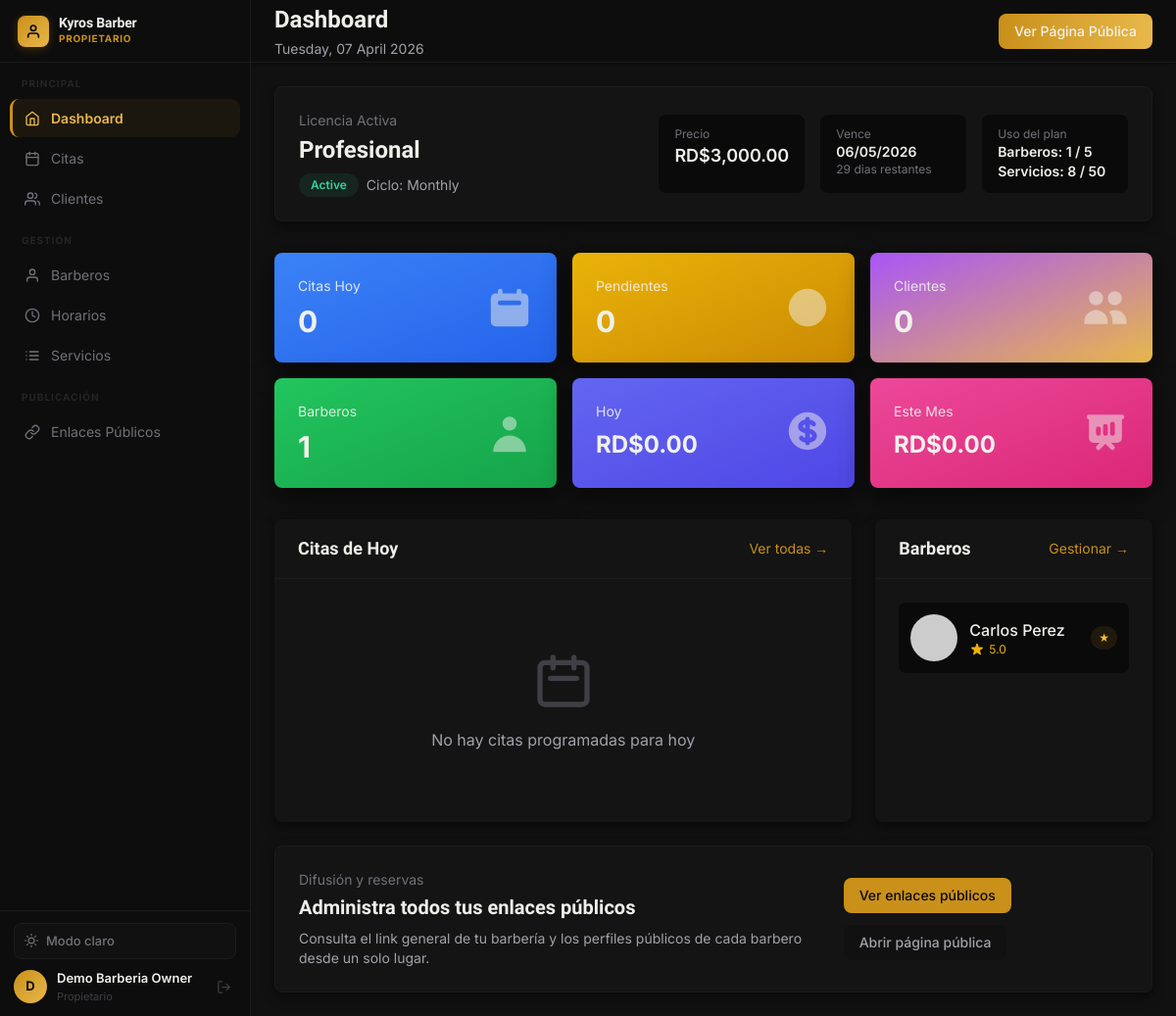
/dashboard (signed in), run on the app's committed database.
### tables this page shows
CREATE TABLE barbershops (
    id INT AUTO_INCREMENT PRIMARY KEY,
    license_id INT NOT NULL,
    owner_id INT NOT NULL,
    business_name VARCHAR(255) NOT NULL,
    slug VARCHAR(255) UNIQUE NOT NULL,
    description TEXT,
    logo VARCHAR(255),
    cover_image VARCHAR(255),
    phone VARCHAR(20),
    email VARCHAR(255),
    address TEXT,
    city VARCHAR(100),
    province VARCHAR(100),
    country VARCHAR(100) DEFAULT 'República Dominicana',
    latitude DECIMAL(10, 8),
    longitude DECIMAL(11, 8),
    rnc VARCHAR(20),
    website VARCHAR(255),
    facebook VARCHAR(255),
    instagram VARCHAR(255),
    tiktok VARCHAR(255),
    whatsapp VARCHAR(20),
    theme_color VARCHAR(7) DEFAULT '#1e40af',
    allow_online_booking BOOLEAN DEFAULT TRUE,
    advance_booking_days INT DEFAULT 30,
    cancellation_hours INT DEFAULT 24,
    status ENUM('active', 'inactive', 'suspended') DEFAULT 'active',
    created_at TIMESTAMP DEFAULT CURRENT_TIMESTAMP,
    updated_at TIMESTAMP DEFAULT CURRENT_TIMESTAMP ON UPDATE CURRENT_TIMESTAMP,
    FOREIGN KEY (license_id) REFERENCES licenses(id) ON DELETE RESTRICT,
    FOREIGN KEY (owner_id) REFERENCES users(id) ON DELETE RESTRICT,
    INDEX idx_slug (slug),
    INDEX idx_status (status),
    INDEX idx_city (city)
);

CREATE TABLE licenses (
    id INT AUTO_INCREMENT PRIMARY KEY,
    license_key VARCHAR(64) UNIQUE NOT NULL,
    type ENUM('basic', 'professional', 'enterprise') NOT NULL,
    status ENUM('trial', 'active', 'suspended', 'expired', 'cancelled') DEFAULT 'trial',
    price DECIMAL(10, 2) NOT NULL,
    billing_cycle ENUM('monthly', 'quarterly', 'yearly') DEFAULT 'monthly',
    trial_days INT DEFAULT 15,
    trial_start_date DATE NULL,
    trial_end_date DATE NULL,
    activated_at DATETIME NULL,
    max_locations_override INT NULL,
    start_date DATE NOT NULL,
    end_date DATE NOT NULL,
    auto_renew BOOLEAN DEFAULT TRUE,
    created_at TIMESTAMP DEFAULT CURRENT_TIMESTAMP,
    updated_at TIMESTAMP DEFAULT CURRENT_TIMESTAMP ON UPDATE CURRENT_TIMESTAMP,
    INDEX idx_license_key (license_key),
    INDEX idx_status (status),
    INDEX idx_end_date (end_date)
);

CREATE TABLE barbers (
    id INT AUTO_INCREMENT PRIMARY KEY,
    barbershop_id INT NOT NULL,
    user_id INT NOT NULL,
    slug VARCHAR(255) NOT NULL,
    specialty TEXT,
    bio TEXT,
    experience_years INT,
    photo VARCHAR(255),
    commission_rate DECIMAL(5, 2) DEFAULT 50.00,
    rating DECIMAL(3, 2) DEFAULT 5.00,
    total_reviews INT DEFAULT 0,
    is_featured BOOLEAN DEFAULT FALSE,
    status ENUM('active', 'inactive', 'vacation') DEFAULT 'active',
    created_at TIMESTAMP DEFAULT CURRENT_TIMESTAMP,
    updated_at TIMESTAMP DEFAULT CURRENT_TIMESTAMP ON UPDATE CURRENT_TIMESTAMP,
    FOREIGN KEY (barbershop_id) REFERENCES barbershops(id) ON DELETE CASCADE,
    FOREIGN KEY (user_id) REFERENCES users(id) ON DELETE CASCADE,
    UNIQUE KEY unique_barber_shop (barbershop_id, user_id),
    UNIQUE KEY unique_barber_slug (barbershop_id, slug),
    INDEX idx_status (status),
    INDEX idx_rating (rating)
);

CREATE TABLE users (
    id INT AUTO_INCREMENT PRIMARY KEY,
    email VARCHAR(255) UNIQUE NOT NULL,
    password VARCHAR(255) NOT NULL,
    full_name VARCHAR(255) NOT NULL,
    phone VARCHAR(20),
    role ENUM('superadmin', 'owner', 'barber', 'client') NOT NULL,
    status ENUM('active', 'inactive', 'suspended') DEFAULT 'active',
    avatar VARCHAR(255),
    created_at TIMESTAMP DEFAULT CURRENT_TIMESTAMP,
    updated_at TIMESTAMP DEFAULT CURRENT_TIMESTAMP ON UPDATE CURRENT_TIMESTAMP,
    last_login TIMESTAMP NULL,
    INDEX idx_email (email),
    INDEX idx_role (role),
    INDEX idx_status (status)
);

### dashboard/index.php (the view, shortened to what the rows shown need)
<?php
require_once BASE_PATH . '/core/Database.php';
require_once BASE_PATH . '/core/Helpers.php';
$db = Database::getInstance();
$barbershopId = $_SESSION['barbershop_id'];
$barbershop = $db->fetch("
    SELECT
        b.*,
        l.type as license_type,
        l.status as license_status,
        l.billing_cycle as license_billing_cycle,
        l.price as license_price,
        l.start_date as license_start_date,
        l.end_date as license_end_date
    FROM barbershops b
    JOIN licenses l ON b.license_id = l.id
    WHERE b.id = ?
", [$barbershopId]);
$licenseType = $barbershop['license_type'] ?? 'basic';
$licenseConfig = LICENSE_TYPES[$licenseType] ?? null;
$todayDate = new DateTime(date('Y-m-d'));
$licenseEndDate = !empty($barbershop['license_end_date']) ? new DateTime($barbershop['license_end_date']) : null;
$licenseDaysRemaining = null;
if ($licenseEndDate) {
    $licenseDaysRemaining = (int)$todayDate->diff($licenseEndDate)->format('%r%a');
}
$licenseStatus = $barbershop['license_status'] ?? 'inactive';
$licenseStatusClasses = [
    'active' => 'bg-green-100 text-green-800',
    'suspended' => 'bg-yellow-100 text-yellow-800',
    'expired' => 'bg-red-100 text-red-800',
    'cancelled' => 'bg-gray-100 text-gray-800',
    'inactive' => 'bg-gray-100 text-gray-800'
];
$licenseStatusClass = $licenseStatusClasses[$licenseStatus] ?? 'bg-gray-100 text-gray-800';
$stats = [
    'today_appointments' => $db->fetch("
        SELECT COUNT(*) as count FROM appointments
        WHERE barbershop_id = ? AND appointment_date = CURDATE() AND status NOT IN ('cancelled', 'no_show')
    ", [$barbershopId])['count'],
    'pending_appointments' => $db->fetch("
        SELECT COUNT(*) as count FROM appointments
        WHERE barbershop_id = ? AND status = 'pending'
    ", [$barbershopId])['count'],
    'total_clients' => $db->fetch("
        SELECT COUNT(*) as count FROM clients WHERE barbershop_id = ?
    ", [$barbershopId])['count'],
    'total_barbers' => $db->fetch("
        SELECT COUNT(*) as count FROM barbers WHERE barbershop_id = ? AND status = 'active'
    ", [$barbershopId])['count'],
    'monthly_revenue' => $db->fetch("
        SELECT COALESCE(SUM(price), 0) as total FROM appointments
        WHERE barbershop_id = ? AND payment_status = 'paid'
        AND appointment_date >= DATE_SUB(CURDATE(), INTERVAL 30 DAY)
    ", [$barbershopId])['total'],
    'today_revenue' => $db->fetch("
        SELECT COALESCE(SUM(price), 0) as total FROM appointments
        WHERE barbershop_id = ? AND payment_status = 'paid'
        AND appointment_date = CURDATE()
    ", [$barbershopId])['total']
];
$barbers = $db->fetchAll("
    SELECT b.*, u.full_name, u.email, u.phone
    FROM barbers b
    JOIN users u ON b.user_id = u.id
    WHERE b.barbershop_id = ? AND b.status = 'active'
    ORDER BY b.is_featured DESC, u.full_name ASC
", [$barbershopId]);
include BASE_PATH . '/includes/header.php';
?>
<div class="min-h-screen bg-gray-100" x-data="{ sidebarOpen: false }">
    <div class="lg:pl-64">
        <div class="sticky top-0 z-40 flex h-16 bg-white border-b border-gray-200 shadow-sm">
            <div class="flex items-center justify-between flex-1 px-4 sm:px-6">
                <div>
                    <h1 class="text-2xl font-bold text-gray-900">Dashboard</h1>
                </div>
            </div>
        </div>
        <main class="p-6">
            <div class="bg-white rounded-lg shadow-md border border-gray-200 p-6 mb-8">
                <div class="flex flex-col lg:flex-row lg:items-center lg:justify-between gap-4">
                    <div>
                        <p class="text-sm text-gray-500">Licencia Activa</p>
                        <h2 class="text-2xl font-bold text-gray-900 mt-1"><?php echo e($licenseConfig['name'] ?? ucfirst($licenseType)); ?></h2>
                        <div class="mt-2 flex items-center gap-2">
                            <span class="inline-flex px-3 py-1 rounded-full text-xs font-semibold <?php echo $licenseStatusClass; ?>">
                                <?php echo ucfirst($licenseStatus); ?>
                            </span>
                            <span class="text-sm text-gray-600">
                                Ciclo: <?php echo e(ucfirst($barbershop['license_billing_cycle'] ?? 'monthly')); ?>
                            </span>
                        </div>
                    </div>
                    <div class="grid grid-cols-1 sm:grid-cols-3 gap-4 w-full lg:w-auto">
                        <div class="bg-gray-50 rounded-lg px-4 py-3">
                            <p class="text-xs text-gray-500">Precio</p>
                            <p class="text-lg font-semibold text-gray-900"><?php echo formatPrice($barbershop['license_price'] ?? 0); ?></p>
                        </div>
                        <div class="bg-gray-50 rounded-lg px-4 py-3">
                            <p class="text-xs text-gray-500">Vence</p>
                            <p class="text-sm font-semibold text-gray-900"><?php echo !empty($barbershop['license_end_date']) ? formatDate($barbershop['license_end_date']) : 'N/D'; ?></p>
                            <p class="text-xs <?php echo ($licenseDaysRemaining !== null && $licenseDaysRemaining <= 7) ? 'text-red-600' : 'text-gray-500'; ?>">
                                <?php
                                if ($licenseDaysRemaining === null) {
                                    echo 'Sin fecha de vencimiento';
                                } elseif ($licenseDaysRemaining < 0) {
                                    echo 'Vencida';
                                } else {
                                    echo $licenseDaysRemaining . ' dias restantes';
                                }
                                ?>
                            </p>
                        </div>
                    </div>
                </div>
            </div>
            <div class="grid grid-cols-1 sm:grid-cols-2 lg:grid-cols-3 xl:grid-cols-6 gap-4 mb-8">
                <div class="bg-gradient-to-br from-blue-500 to-blue-600 rounded-lg shadow-lg p-6 text-white">
                    <div class="flex items-center justify-between">
                        <div>
                            <p class="text-sm opacity-90">Citas Hoy</p>
                            <p class="text-3xl font-bold mt-2"><?php echo $stats['today_appointments']; ?></p>
                        </div>
                    </div>
                </div>
                <div class="bg-gradient-to-br from-yellow-500 to-yellow-600 rounded-lg shadow-lg p-6 text-white">
                    <div class="flex items-center justify-between">
                        <div>
                            <p class="text-sm opacity-90">Pendientes</p>
                            <p class="text-3xl font-bold mt-2"><?php echo $stats['pending_appointments']; ?></p>
                        </div>
                    </div>
                </div>
                <div class="bg-gradient-to-br from-purple-500 to-purple-600 rounded-lg shadow-lg p-6 text-white">
                    <div class="flex items-center justify-between">
                        <div>
                            <p class="text-sm opacity-90">Clientes</p>
                            <p class="text-3xl font-bold mt-2"><?php echo $stats['total_clients']; ?></p>
                        </div>
                    </div>
                </div>
            </div>
            <div class="grid grid-cols-1 lg:grid-cols-3 gap-6">
                <div class="bg-white rounded-lg shadow-md">
                    <div class="p-6">
                        <div class="space-y-3">
                            <?php foreach ($barbers as $barber): ?>
                                <div class="flex items-center p-3 bg-gray-50 rounded-lg">
                                     <img src="<?php echo $barber['photo'] ? imageUrl($barber['photo']) : getDefaultAvatar($barber['full_name']); ?>"
                                         class="w-12 h-12 rounded-full" alt="<?php echo e($barber['full_name']); ?>">
                                    <div class="ml-3 flex-1">
                                        <p class="font-medium text-gray-900"><?php echo e($barber['full_name']); ?></p>
                                        <div class="flex items-center text-xs text-yellow-500">
                                            <span class="ml-1"><?php echo number_format($barber['rating'], 1); ?></span>
                                        </div>
                                    </div>
                                    <?php if ($barber['is_featured']): ?>
                                        <span class="px-2 py-1 bg-yellow-100 text-yellow-800 text-xs font-medium rounded-full">★</span>
                                    <?php endif; ?>
                                </div>
                            <?php endforeach; ?>
                        </div>
                    </div>
                </div>
            </div>
        </main>
    </div>
</div>
<?php include BASE_PATH . '/includes/footer.php'; ?>

### data on the page
barbershops: license.type "Profesional", license.status "Active", license.billing_cycle "Monthly", license.price "RD$3,000.00", license.end_date "06/05/2026", license.end_date "29"
barbers: total_reviews "0", user.full_name "Carlos Perez", rating "5.0"

### other printed values
substr($_SESSION['user_name'] ?? 'O', 0, 1) "D"
$_SESSION['user_name'] "Demo Barberia Owner"
$barbersUsageLabel "1 / 5"
$servicesUsageLabel "8 / 50"
$stats['total_barbers'] "1"
formatPrice($stats['today_revenue']) "RD$0.00"
formatPrice($stats['monthly_revenue']) "RD$0.00"
